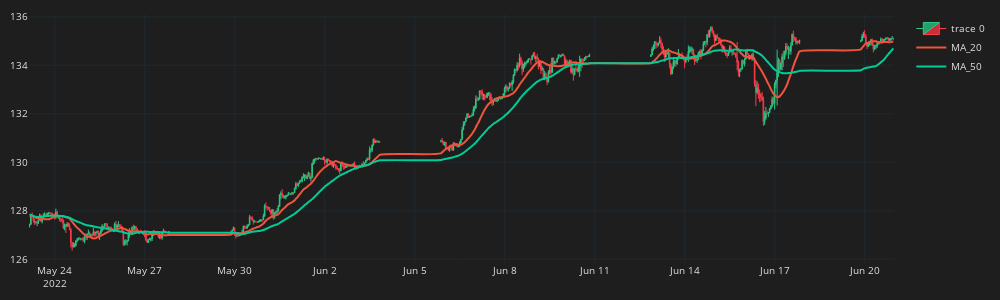

Source (notebook cell):
### Code cell
fig = go.Figure()
fig.add_trace(go.Candlestick(
    x=df_plot.time, open=df_plot.mid_o, high=df_plot.mid_h, low=df_plot.mid_l, close=df_plot.mid_c,
    line=dict(width=1), opacity=1,
    increasing_fillcolor="#24A068",
    decreasing_fillcolor="#CC2E3C",
    increasing_line_color="#2EC886",
    decreasing_line_color="#FF3A4C"
))

for ma in ma_list:
    col = f"MA_{ma}"
    fig.add_trace(go.Scatter(x=df_plot.time, y=df_plot[col], line=dict(width=2),
        line_shape='spline', name=col
    ))

fig.update_layout(width=1000, height=300,
    margin=dict(l=10, r=10, b=10, t=10),
    font=dict(size=10, color="#e1e1e1"),
    paper_bgcolor="#1e1e1e", plot_bgcolor="#1e1e1e"
)
fig.update_xaxes(
    gridcolor="#1f292f",
    showgrid=True, fixedrange=True, rangeslider=dict(visible=False)
)
fig.update_yaxes(
    gridcolor="#1f292f",
    showgrid=True
)
fig.show()

### Figure 1 — Plotly figure (JSON) as saved in the notebook; plotly's stock layout.template omitted (floating-point values rounded to 4 significant figures; data arrays with more than 128 entries replaced by an {"elided": "..."} marker saying what was removed)
{"data": [{"close": {"elided": "500 float values"}, "decreasing": {"fillcolor": "#CC2E3C", "line": {"color": "#FF3A4C"}}, "high": {"elided": "500 float values"}, "increasing": {"fillcolor": "#24A068", "line": {"color": "#2EC886"}}, "line": {"width": 1}, "low": {"elided": "500 float values"}, "opacity": 1, "open": {"elided": "500 float values"}, "type": "candlestick", "x": {"elided": "500 str values"}}, {"line": {"shape": "spline", "width": 2}, "name": "MA_20", "type": "scatter", "x": {"elided": "500 str values"}, "y": {"elided": "500 float values"}}, {"line": {"shape": "spline", "width": 2}, "name": "MA_50", "type": "scatter", "x": {"elided": "500 str values"}, "y": {"elided": "500 float values"}}], "layout": {"font": {"color": "#e1e1e1", "size": 10}, "height": 300, "margin": {"b": 10, "l": 10, "r": 10, "t": 10}, "paper_bgcolor": "#1e1e1e", "plot_bgcolor": "#1e1e1e", "width": 1000, "xaxis": {"fixedrange": true, "gridcolor": "#1f292f", "rangeslider": {"visible": false}, "showgrid": true}, "yaxis": {"gridcolor": "#1f292f", "showgrid": true}}}
